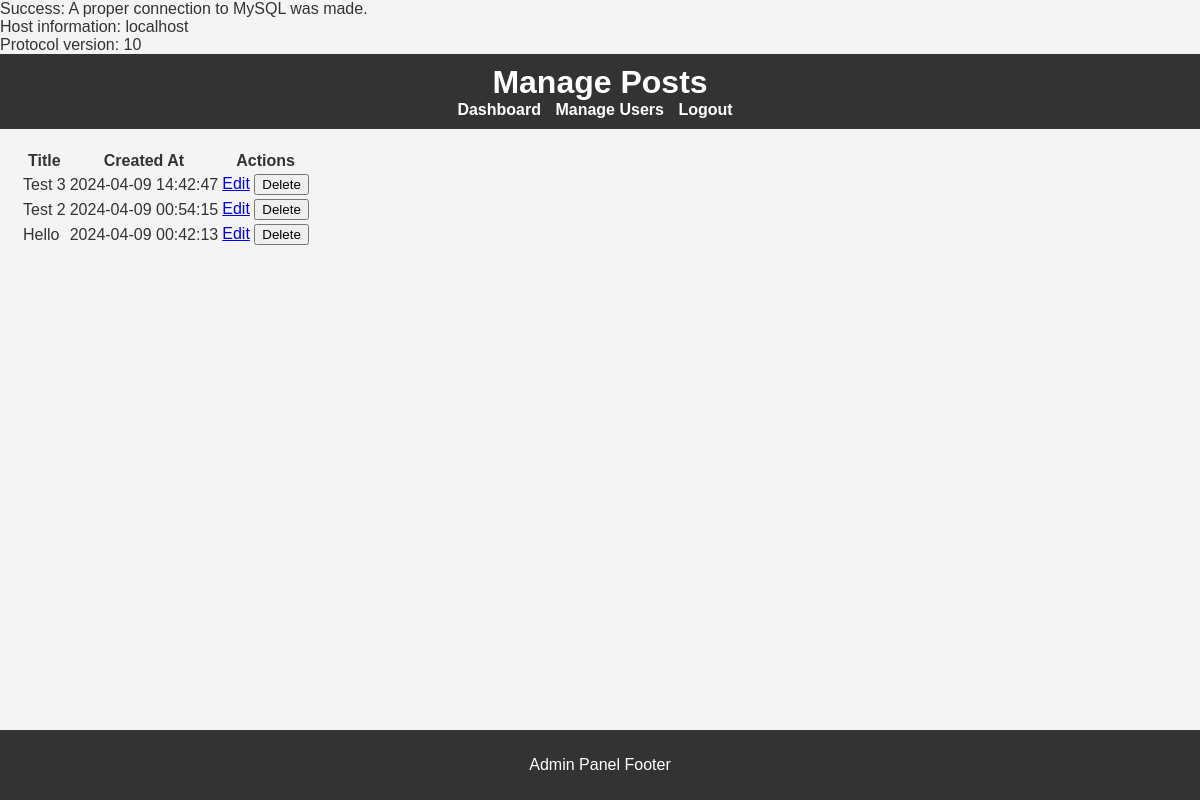
The page /admin/manage-posts.php on the database its author committed.
### tables this page shows
CREATE TABLE `posts` (
  `postID` int(11) NOT NULL,
  `userID` int(11) NOT NULL,
  `title` varchar(255) NOT NULL,
  `content` text NOT NULL,
  `created_At` datetime NOT NULL DEFAULT CURRENT_TIMESTAMP,
  `categoryID` int(11) NOT NULL
);

### admin/manage-posts.php (the view, shortened to what this page needs)
<?php
require_once '../backend/db_connect.php';
function fetchPosts($mysqli) {
    $posts = [];
    $sql = "SELECT PostID, Title, Created_At FROM posts ORDER BY Created_At DESC";
    if ($result = $mysqli->query($sql)) {
        while ($row = $result->fetch_assoc()) {
            $posts[] = $row;
        }
    }
    return $posts;
}
$posts = fetchPosts($mysqli);
?>
<!DOCTYPE html>
<html lang="en">
<head>
    <link rel="stylesheet" href="css/admin.css">
</head>
<body>
<header>
    <h1>Manage Posts</h1>
    <nav>
        <ul>
            <li><a href="dashboard.php">Dashboard</a></li>
            <li><a href="manage-users.php">Manage Users</a></li>
            <li><a href="../logout.php">Logout</a></li>
        </ul>
    </nav>
</header>
<main>
    <table>
        <thead>
            <tr>
                <th>Title</th>
                <th>Created At</th>
                <th>Actions</th>
            </tr>
        </thead>
        <tbody>
            <?php foreach ($posts as $post): ?>
            <tr>
                <td><?= htmlspecialchars($post['Title']) ?></td>
                <td><?= htmlspecialchars($post['Created_At']) ?></td>
                <td>
                    <a href="edit-post.php?PostID=<?= $post['PostID'] ?>">Edit</a>
                    <form method="POST" action="manage-posts.php" style="display:inline;">
                        <input type="submit" name="delete" value="Delete" onclick="return confirm('Are you sure you want to delete this post?');">
                    </form>
                </td>
            </tr>
            <?php endforeach; ?>
        </tbody>
    </table>
</main>
<footer>
    <p>Admin Panel Footer</p>
</footer>
</body>
</html>

### admin/css/admin.css (style rules this page uses)
body { font-family: 'Arial', sans-serif; margin: 0; padding: 0; background-color: #f4f4f4; color: #333; }
header { background-color: #333; color: white; padding: 10px 20px; text-align: center; }
header h1 { margin: 0; }
nav ul { list-style: none; padding: 0; margin: 0; text-align: center; }
nav ul li { display: inline; margin-right: 10px; }
nav ul li a { color: white; text-decoration: none; font-weight: bold; }
main { padding: 20px; text-align: center; }
footer { background-color: #333; color: white; text-align: center; padding: 10px 0; position: absolute; width: 100%; bottom: 0; }

### rows shown on the page
posts: title "Test 3", created_At "2024-04-09 14:42:47"
posts: title "Test 2", created_At "2024-04-09 00:54:15"
posts: title "Hello", created_At "2024-04-09 00:42:13"

### other values the page prints
$mysqli->host_info "localhost"
$mysqli->protocol_version "10"
